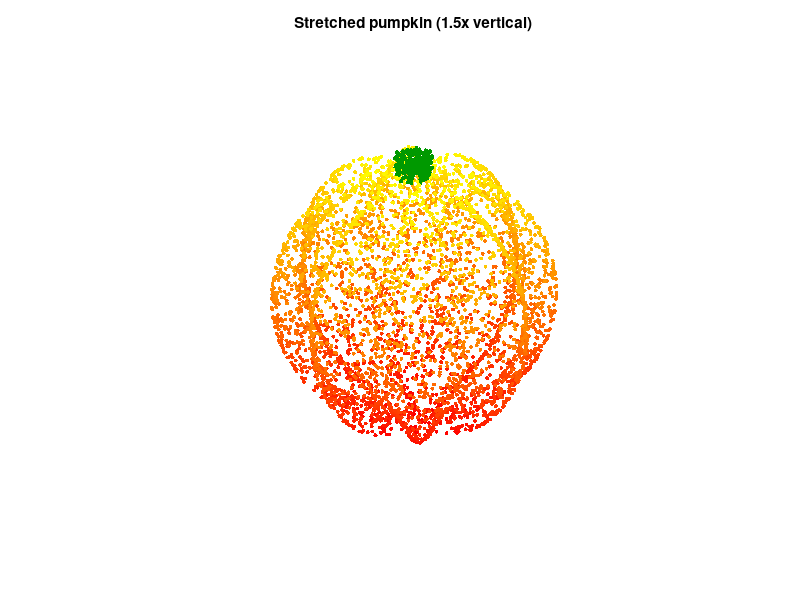

The MATLAB script that drew this image:
function points = generate_pumpkin_stretched(n_points, stretch_factor)
% 3D point cloud of a vertically stretched pumpkin
%   n_points: number of surface points (e.g. 5000)
%   stretch_factor: multiplier for vertical stretch (e.g. 1.5 for taller pumpkin)

if nargin < 1, n_points = 5000; end
if nargin < 2, stretch_factor = 1.5; end  % default 1.5x taller

% spherical coordinates
theta = 2*pi*rand(n_points,1);     % azimuth
phi   = acos(2*rand(n_points,1)-1);% polar angle

% squashed sphere
a = 1; b = 1; c = 0.7;
r = 1 + 0.1*sin(8*theta);  % ridges

x = a * r .* sin(phi).*cos(theta);
y = b * r .* sin(phi).*sin(theta);
z = c * r .* cos(phi);

% apply vertical stretch
z = z * stretch_factor;

% add a small stem (shifted upward)
n_stem = round(0.05*n_points);
theta_s = 2*pi*rand(n_stem,1);
r_s = 0.15*sqrt(rand(n_stem,1));
z_s = (c * stretch_factor) + 0.2*rand(n_stem,1);
x_s = r_s.*cos(theta_s);
y_s = r_s.*sin(theta_s);

body = [x y z];
stem = [x_s y_s z_s];

% plot
scatter3(body(:,1), body(:,2), body(:,3), 8, body(:,3), 'filled'); 
hold on
scatter3(stem(:,1), stem(:,2), stem(:,3), 10, [0, 0.6, 0], 'filled'); % green
hold off
axis equal off
colormap(autumn)
title(sprintf('Stretched pumpkin (%.1fx vertical)', stretch_factor))

% combine
points = [body; stem];

end
